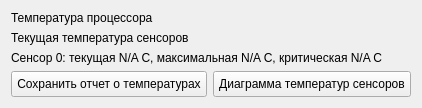
          <widget class="QWidget" name="tab_7">
           <attribute name="title">
            <string>Температура</string>
           </attribute>
           <layout class="QVBoxLayout" name="verticalLayout_8">
            <item>
             <widget class="QLabel" name="label_26">
              <property name="text">
               <string>Температура процессора</string>
              </property>
             </widget>
            </item>
            <item>
             <widget class="QLabel" name="label_27">
              <property name="text">
               <string>Текущая температура сенсоров</string>
              </property>
             </widget>
            </item>
            <item>
             <widget class="QLabel" name="label_28">
              <property name="text">
               <string>Сенсор 0: текущая N/A С, максимальная N/A C, критическая N/A C</string>
              </property>
             </widget>
            </item>
            <item>
             <layout class="QHBoxLayout" name="horizontalLayout_6">
              <item>
               <widget class="QPushButton" name="pushButton_13">
                <property name="styleSheet">
                 <string notr="true">padding: 5px;</string>
                </property>
                <property name="text">
                 <string>Сохранить отчет о температурах</string>
                </property>
               </widget>
              </item>
              <item>
               <widget class="QPushButton" name="pushButton_14">
                <property name="styleSheet">
                 <string notr="true">padding: 5px;</string>
                </property>
                <property name="text">
                 <string>Диаграмма температур сенсоров</string>
                </property>
               </widget>
              </item>
             </layout>
            </item>
           </layout>
          </widget>
